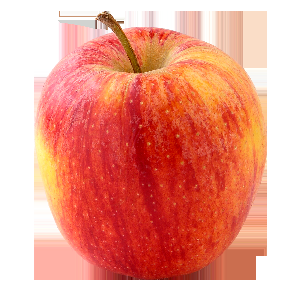
#> input picture Pomme.png, 300 x 300 px, found by its file name
$ jupyter execute 'Classical_Machine_Learning_Project_Image_Segmentation_with_K_Means (1).ipynb'
#> lines starting #> are read from the running program, lines starting #| are printed output that depends on the picture
[cell 1]
# 1. Importation des bibliothèques

import cv2
import numpy as np
import matplotlib.pyplot as plt
from sklearn.cluster import KMeans

[cell 2]
# 2. Chargement de l'image
image = cv2.imread("/content/Pomme.png")
#> image is the input picture: shape (300, 300, 3); mean B, G, R 141.1, 157.2, 235.5
image = cv2.cvtColor(image, cv2.COLOR_BGR2RGB)  # conversion BGR -> RGB

plt.figure(figsize=(5,5))
plt.imshow(image)
plt.title("Image originale")
plt.axis('off')
plt.show()

[cell 3]
# 3. Prétraitement : transformation en tableau 2D
# Chaque pixel devient une ligne : [R, G, B]
pixel_values = image.reshape((-1, 3))
pixel_values = np.float32(pixel_values)

[cell 4]
# 4. Application du clustering K-Means
k = 3  # nombre de segments souhaités
kmeans = KMeans(n_clusters=k, random_state=0)
labels = kmeans.fit_predict(pixel_values)
centers = np.uint8(kmeans.cluster_centers_)

[cell 5]
# 5. Reconstruction de l'image segmentée
segmented_image = centers[labels.flatten()]
segmented_image = segmented_image.reshape(image.shape)
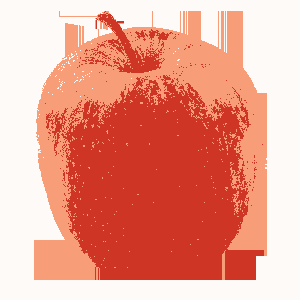
#> segmented_image: shape (300, 300, 3); mean R, G, B 235.2, 156.8, 140.8

[cell 6]
# 6. Affichage de l'image segmentée
plt.figure(figsize=(5,5))
plt.imshow(segmented_image)
plt.title(f"Image segmentée (k={k})")
plt.axis('off')
plt.show()

[cell 7]
# 7. Comparaison côte à côte
fig, (ax1, ax2) = plt.subplots(1, 2, figsize=(10,5))
ax1.imshow(image)
ax1.set_title("Originale")
ax1.axis('off')

ax2.imshow(segmented_image)
ax2.set_title(f"Segmentée (k={k})")
ax2.axis('off')

plt.show()
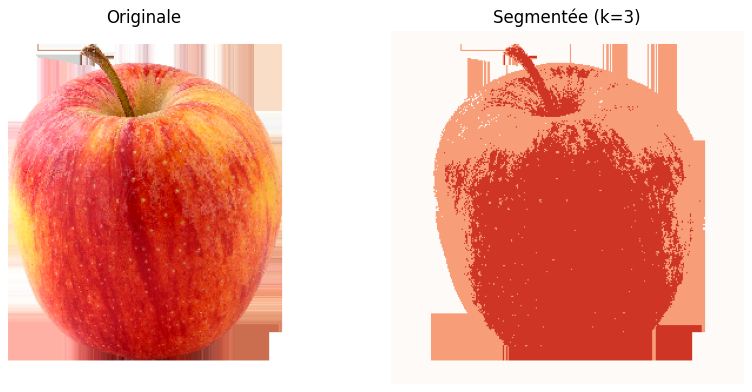
#> figure drawn by matplotlib, 2 panels
